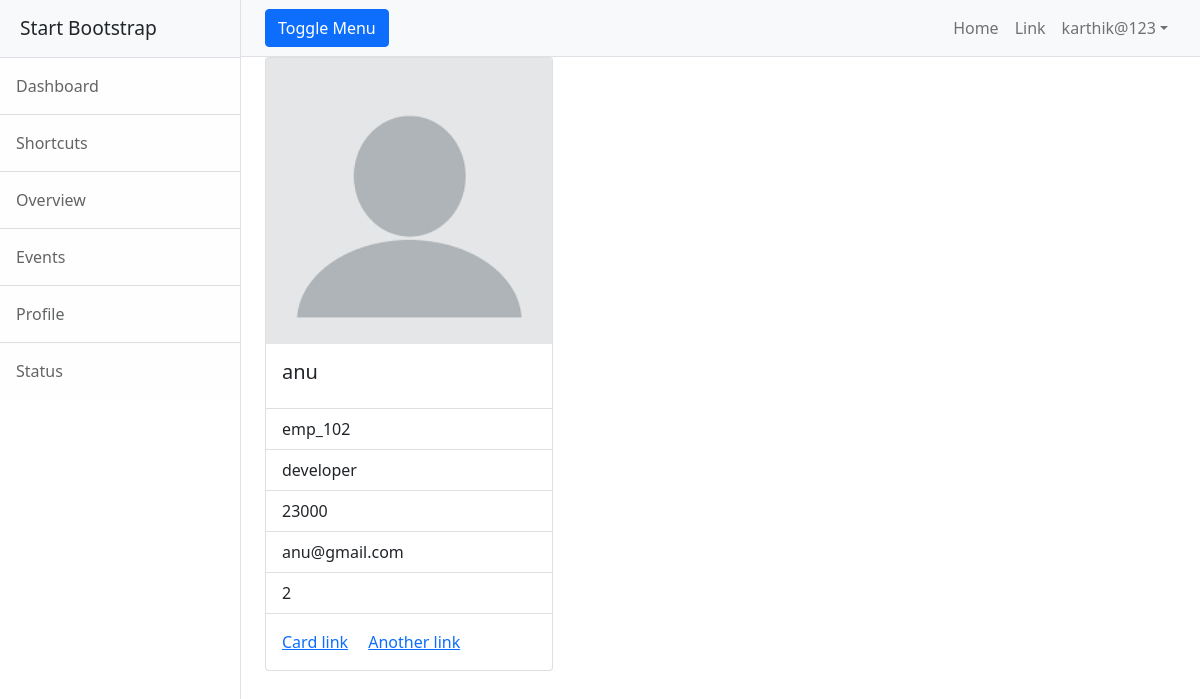
Page /employee/details/emp_102 (signed in) on the committed database.
### employee/models.py (models this page shows, shortened)
class Employee(models.Model):
    eid = models.CharField(max_length=120,primary_key=True)
    profile_pick = models.ImageField(upload_to="profilepics",null=True)
    employee_name = models.CharField(max_length=120)
    designation = models.CharField(max_length=120)
    salary = models.PositiveIntegerField()
    email = models.EmailField(unique=True)
    experience = models.PositiveIntegerField(null=True)

### employee/views.py (the view)
# urls.py: path("details/<str:emp_id>", views.EmployeeDetailView.as_view(), name="emp-detail"),
@method_decorator(signin_required,name="dispatch")
class EmployeeDetailView(View):
    def get(self,request, *args, **kwargs):
        qs=Employee.objects.get(eid=kwargs.get("emp_id"))
        return render(request, "emp-detail.html",{"employee":qs})

### employee/views.py (called while the page is built)
def signin_required(fn):
    def wrapper(request, *args, **kwargs):
        if request.user.is_authenticated:
            return fn(request, *args, **kwargs)
        else:
            messages.error(request, "you must login")
            return redirect("signin")
    return wrapper

### employee/templates/emp-detail.html (shortened to what this page needs)
{%extends 'base.html'%}
{%block body_block%}
 <div class="row">
        <div class="co-4">
            <div class="card" style="width: 18rem;">
  <img src="{{employee.profile_pick.url}}" class="card-img-top" alt="...">
  <div class="card-body">
    <h5 class="card-title">{{employee.employee_name}}</h5>
  </div>
  <ul class="list-group list-group-flush">
    <li class="list-group-item">{{employee.eid}}</li>
    <li class="list-group-item">{{employee.designation}}</li>
    <li class="list-group-item">{{employee.salary}}</li>
      <li class="list-group-item">{{employee.email}}</li>
      <li class="list-group-item">{{employee.experience}}</li>
  </ul>
  <div class="card-body">
    <a href="#" class="card-link">Card link</a>
    <a href="#" class="card-link">Another link</a>
  </div>
</div>
        </div>
    </div>
{%endblock%}

### employee/templates/base.html (shortened to what this page needs)
<!DOCTYPE html>
{%load static%}
<html lang="en">
<head>
<link href="https://cdn.jsdelivr.net/npm/bootstrap@5.2.0-beta1/dist/css/bootstrap.min.css" rel="stylesheet">
    <link href="{%static 'css/styles.css'%}" rel="stylesheet"/>
</head>
<body>
<div class="d-flex" id="wrapper">
    <div class="border-end bg-white" id="sidebar-wrapper">
        <div class="sidebar-heading border-bottom bg-light">Start Bootstrap</div>
        <div class="list-group list-group-flush">
            <a class="list-group-item list-group-item-action list-group-item-light p-3" href="#!">Dashboard</a>
            <a class="list-group-item list-group-item-action list-group-item-light p-3" href="#!">Shortcuts</a>
            <a class="list-group-item list-group-item-action list-group-item-light p-3" href="#!">Overview</a>
            <a class="list-group-item list-group-item-action list-group-item-light p-3" href="#!">Events</a>
            <a class="list-group-item list-group-item-action list-group-item-light p-3" href="#!">Profile</a>
            <a class="list-group-item list-group-item-action list-group-item-light p-3" href="#!">Status</a>
        </div>
    </div>
    <div id="page-content-wrapper">
        <nav class="navbar navbar-expand-lg navbar-light bg-light border-bottom">
            <div class="container-fluid">
                <button class="btn btn-primary" id="sidebarToggle">Toggle Menu</button>
                <div class="collapse navbar-collapse" id="navbarSupportedContent">
                    <ul class="navbar-nav ms-auto mt-2 mt-lg-0">
                        <li class="nav-item active"><a class="nav-link" href="#!">Home</a></li>
                        <li class="nav-item"><a class="nav-link" href="#!">Link</a></li>
                        <li class="nav-item dropdown">
                            <a class="nav-link dropdown-toggle" id="navbarDropdown" href="#" role="button"
                               data-bs-toggle="dropdown" aria-haspopup="true" aria-expanded="false">{{request.user}}</a>
                        </li>
                    </ul>
                </div>
            </div>
        </nav>
        <div class="container-fluid">
            {%block body_block%}
            {%endblock%}
        </div>
    </div>
</div>
</body>
</html>

### rows in the picture
Employee: profile_pick (picture), employee_name "anu", eid "emp_102", designation "developer", salary "23000", email "anu@gmail.com", experience "2"

### other values in the picture
{{ request.user }} "karthik@123"
